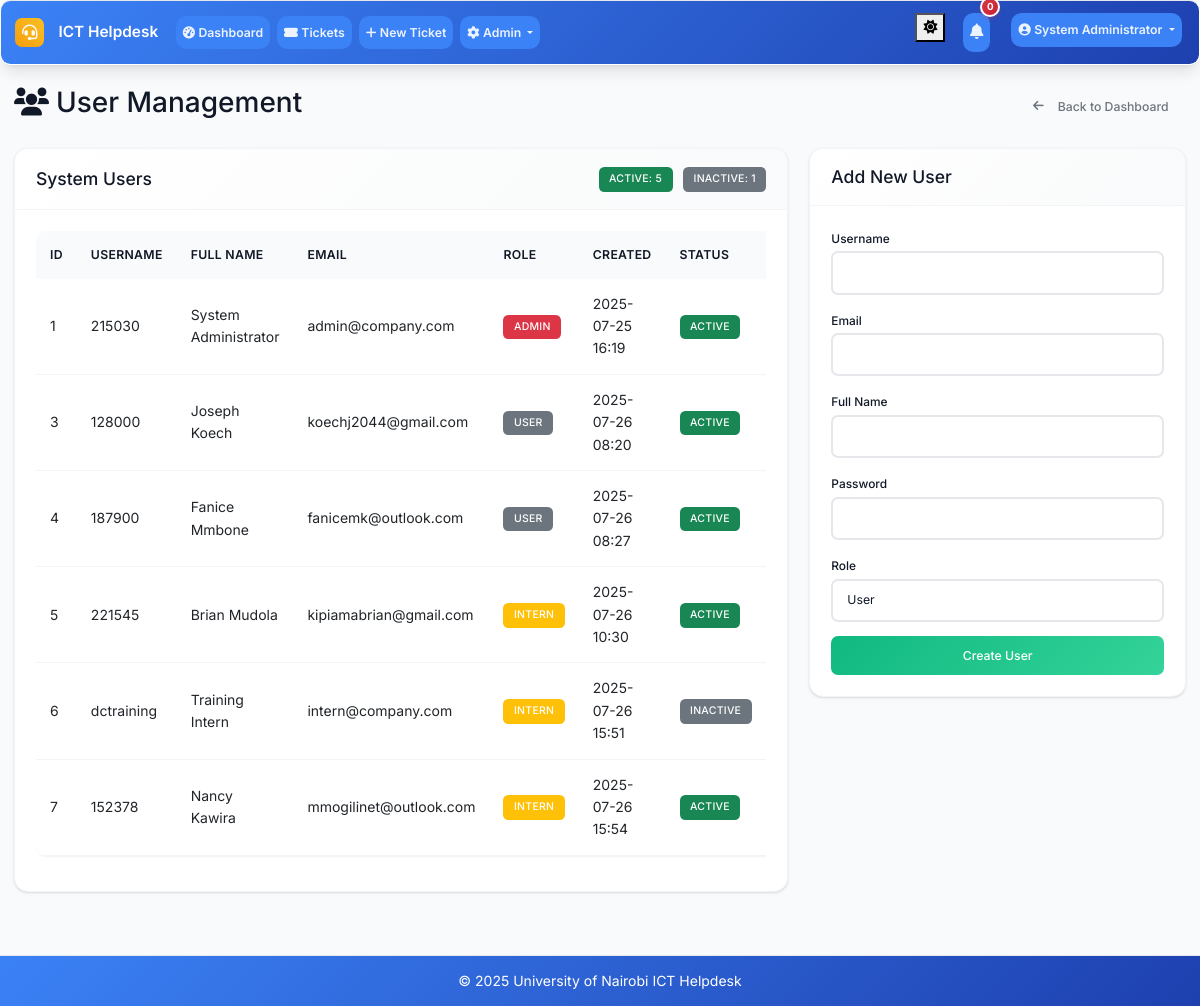
The app's page /admin/users (signed in) with its own data.
### models.py (models this page shows, shortened)
class User(UserMixin, db.Model):
    id = db.Column(db.Integer, primary_key=True)
    username = db.Column(db.String(64), unique=True, nullable=False, index=True)
    email = db.Column(db.String(120), unique=True, nullable=False, index=True)
    password_hash = db.Column(db.String(256), nullable=False)
    full_name = db.Column(db.String(100), nullable=False)
    role = db.Column(db.String(20), nullable=False, default='user', index=True)  # admin, intern, user
    created_at = db.Column(db.DateTime, default=datetime.utcnow, index=True)
    is_active = db.Column(db.Boolean, default=True)
    is_verified = db.Column(db.Boolean, default=False)
    verification_token = db.Column(db.String(128), nullable=True)
    phone_number = db.Column(db.String(20), nullable=True)
    is_approved = db.Column(db.Boolean, default=True)  # Default to True for regular users
    approved_by_id = db.Column(db.Integer, db.ForeignKey('user.id'), nullable=True)
    approved_at = db.Column(db.DateTime, nullable=True)
    tickets_created = db.relationship('Ticket', foreign_keys='Ticket.created_by_id', backref='creator', lazy='dynamic')
    assigned_tickets = db.relationship('Ticket', secondary='ticket_assignees', back_populates='assignees', lazy='selectin')
    comments = db.relationship('Comment', backref='author', lazy='dynamic')

### routes.py (the view)
@app.route('/admin/users')
@login_required
def user_management():
    if current_user.role != 'admin':
        abort(403)
    users = User.query.all()
    form = UserManagementForm()
    admin_user_form = AdminUserForm()
    status_form = UserStatusForm()
    return render_template('user_management.html', users=users, form=form,
                         admin_user_form=admin_user_form, status_form=status_form)

### forms.py
class UserManagementForm(FlaskForm):
    user_id = IntegerField('User ID', validators=[DataRequired()])
    new_password = PasswordField('New Password', validators=[DataRequired(), Length(min=6)])
    confirm_password = PasswordField('Confirm Password', validators=[DataRequired(), EqualTo('new_password')])
    submit = SubmitField('Update Password')

class AdminUserForm(FlaskForm):
    username = StringField('Username', validators=[DataRequired(), Length(min=4, max=20)])
    email = StringField('Email', validators=[DataRequired(), Email()])
    full_name = StringField('Full Name', validators=[DataRequired(), Length(max=100)])
    password = PasswordField('Password', validators=[DataRequired(), Length(min=6)])
    role = SelectField('Role', choices=[('user', 'User'), ('intern', 'Intern'), ('admin', 'Admin')], default='user')
    submit = SubmitField('Create User')

### app.py (called while the page is built)
@login_manager.user_loader
def load_user(user_id):
    from models import User
    return User.query.get(int(user_id))

@app.context_processor
def inject_now():
    return {'now': datetime.utcnow}

### routes.py (called while the page is built)
@app.context_processor
def inject_datetime():
    return dict(datetime=datetime)

### utils.py (called while the page is built)
def format_datetime(dt):
    if not dt:
        return 'N/A'
    return dt.strftime('%Y-%m-%d %H:%M')

### templates/user_management.html (shortened to what this page needs)
{% extends "base.html" %}
{% block content %}
<div class="d-flex justify-content-between align-items-center mb-4">
    <h2><i class="fas fa-users me-2"></i>User Management</h2>
    <a href="{{ url_for('admin_dashboard') }}" class="btn btn-outline-secondary">
        <i class="fas fa-arrow-left me-2"></i>Back to Dashboard
    </a>
</div>
<div class="row">
    <div class="col-md-8">
        <div class="card">
            <div class="card-header d-flex justify-content-between align-items-center">
                <h5 class="mb-0">System Users</h5>
                <div>
                    <span class="badge bg-success me-2">Active: {{ users|selectattr('is_active')|list|length }}</span>
                    <span class="badge bg-secondary">Inactive: {{ users|rejectattr('is_active')|list|length }}</span>
                </div>
            </div>
            <div class="card-body">
                <div class="table-responsive">
                    <table class="table table-hover">
                        <thead>
                            <tr>
                                <th>ID</th>
                                <th>Username</th>
                                <th>Full Name</th>
                                <th>Email</th>
                                <th>Role</th>
                                <th>Created</th>
                                <th>Status</th>
                            </tr>
                        </thead>
                        <tbody>
                            {% for user in users %}
                            <tr>
                                <td>{{ user.id }}</td>
                                <td>{{ user.username }}</td>
                                <td>{{ user.full_name }}</td>
                                <td>{{ user.email }}</td>
                                <td>
                                    <span class="badge bg-{{ 'danger' if user.role == 'admin' else 'warning' if user.role == 'intern' else 'secondary' }}">
                                        {{ user.role.title() }}
                                    </span>
                                </td>
                                <td>{{ user.created_at|format_datetime }}</td>
                                <td>
                                    <span class="badge bg-{{ 'success' if user.is_active else 'secondary' }}">
                                        {{ 'Active' if user.is_active else 'Inactive' }}
                                    </span>
                                </td>
                            </tr>
                            {% endfor %}
                        </tbody>
                    </table>
                </div>
            </div>
        </div>
    </div>
    <div class="col-md-4">
        <div class="card mb-4">
            <div class="card-header">
                <h5 class="mb-0">Add New User</h5>
            </div>
            <div class="card-body">
                <form method="POST" action="{{ url_for('create_user') }}">
                    <div class="mb-3">
                        {{ admin_user_form.username.label(class="form-label") }}
                        {{ admin_user_form.username(class="form-control") }}
                    </div>
                    <div class="mb-3">
                        {{ admin_user_form.email.label(class="form-label") }}
                        {{ admin_user_form.email(class="form-control") }}
                    </div>
                    <div class="mb-3">
                        {{ admin_user_form.full_name.label(class="form-label") }}
                        {{ admin_user_form.full_name(class="form-control") }}
                    </div>
                    <div class="mb-3">
                        {{ admin_user_form.password.label(class="form-label") }}
                        {{ admin_user_form.password(class="form-control") }}
                    </div>
                    <div class="mb-3">
                        {{ admin_user_form.role.label(class="form-label") }}
                        {{ admin_user_form.role(class="form-control") }}
                    </div>
                    <div class="d-grid">
                        {{ admin_user_form.submit(class="btn btn-success") }}
                    </div>
                </form>
            </div>
        </div>
    </div>
</div>
{% endblock %}

### templates/base.html (shortened to what this page needs)
<!DOCTYPE html>
<html lang="en">
<head>
    <link href="https://cdn.jsdelivr.net/npm/bootstrap@5.3.0/dist/css/bootstrap.min.css" rel="stylesheet">
    <link href="https://cdnjs.cloudflare.com/ajax/libs/font-awesome/6.0.0/css/all.min.css" rel="stylesheet">
    <link href="{{ url_for('static', filename='css/custom.css') }}" rel="stylesheet">
</head>
<body>
    <nav class="navbar navbar-expand-lg navbar-dark footer-sky">
        <div class="container-fluid px-3">
            <a class="navbar-brand" href="{{ url_for('index') }}">
                <i class="fas fa-headset me-2"></i>ICT Helpdesk
            </a>
            <div class="collapse navbar-collapse" id="navbarNav">
                <ul class="navbar-nav me-auto mb-2 mb-lg-0">
                    {% if current_user.is_authenticated %}
                    <li class="nav-item">
                        <a class="nav-link" href="{{ url_for('dashboard') }}">
                            <i class="fas fa-tachometer-alt me-1"></i>Dashboard
                        </a>
                    </li>
                    <li class="nav-item">
                        <a class="nav-link" href="{{ url_for('tickets_list') }}">
                            <i class="fas fa-ticket-alt me-1"></i>Tickets
                        </a>
                    </li>
                    <li class="nav-item">
                        <a class="nav-link" href="{{ url_for('new_ticket') }}">
                            <i class="fas fa-plus me-1"></i>New Ticket
                        </a>
                    </li>
                    {% if current_user.role == 'admin' %}
                    <li class="nav-item dropdown">
                        <a class="nav-link dropdown-toggle" href="#" role="button" data-bs-toggle="dropdown" aria-expanded="false">
                            <i class="fas fa-cog me-1"></i>Admin
                        </a>
                    </li>
                    {% endif %}
                    {% endif %}
                </ul>
                <ul class="navbar-nav ms-auto mb-2 mb-lg-0">
                    <li class="nav-item me-3">
                        <button class="theme-toggle" id="theme-toggle" aria-label="Toggle theme" title="Toggle dark/light mode">
                            <i class="fas fa-sun" id="theme-icon"></i>
                        </button>
                    </li>
                    {% if current_user.is_authenticated %}
                    <li class="nav-item dropdown me-3">
                        <a class="nav-link position-relative" href="#" id="notificationsDropdown" role="button"
                           data-bs-toggle="dropdown" aria-expanded="false">
                            <i class="fas fa-bell"></i>
                            <span id="notification-badge" class="position-absolute top-0 start-100 translate-middle badge rounded-pill bg-danger" style="display: none;">
                                0
                            </span>
                        </a>
                    </li>
                    <li class="nav-item dropdown">
                        <a class="nav-link dropdown-toggle" href="#" id="navbarDropdown" role="button" data-bs-toggle="dropdown" aria-expanded="false">
                            <i class="fas fa-user-circle me-1"></i>{{ current_user.full_name }}
                        </a>
                    </li>
                    {% endif %}
                </ul>
            </div>
        </div>
    </nav>
    <main class="container-fluid my-4 px-3">
        {% block content %}{% endblock %}
    </main>
    <footer class="footer-sky py-3 mt-5">
        <div class="container text-center">
            <span>&copy; {{ datetime.utcnow().year }} University of Nairobi ICT Helpdesk</span>
        </div>
    </footer>
</body>
</html>

### records on screen
User: full_name "System Administrator", id "1", username "215030", email "admin@company.com", role "ADMIN", created_at "2025-07-25 16:19", is_active "ACTIVE"
User: id "3", username "128000", full_name "Joseph Koech", email "koechj2044@gmail.com", role "USER", created_at "2025-07-26 08:20", is_active "ACTIVE"
User: id "4", username "187900", full_name "Fanice Mmbone", email "fanicemk@outlook.com", role "USER", created_at "2025-07-26 08:27", is_active "ACTIVE"
User: id "5", username "221545", full_name "Brian Mudola", email "kipiamabrian@gmail.com", role "INTERN", created_at "2025-07-26 10:30", is_active "ACTIVE"
User: id "6", username "dctraining", full_name "Training Intern", email "intern@company.com", role "INTERN", created_at "2025-07-26 15:51", is_active "INACTIVE"
User: id "7", username "152378", full_name "Nancy Kawira", email "mmogilinet@outlook.com", role "INTERN", created_at "2025-07-26 15:54", is_active "ACTIVE"

### other values on screen
{{ users|selectattr('is_active')|list|length }} "5"
{{ users|rejectattr('is_active')|list|length }} "1"
{{ admin_user_form.username.label(class="form-label") }} "Username"
{{ admin_user_form.email.label(class="form-label") }} "Email"
{{ admin_user_form.full_name.label(class="form-label") }} "Full Name"
{{ admin_user_form.password.label(class="form-label") }} "Password"
{{ admin_user_form.role.label(class="form-label") }} "Role"
